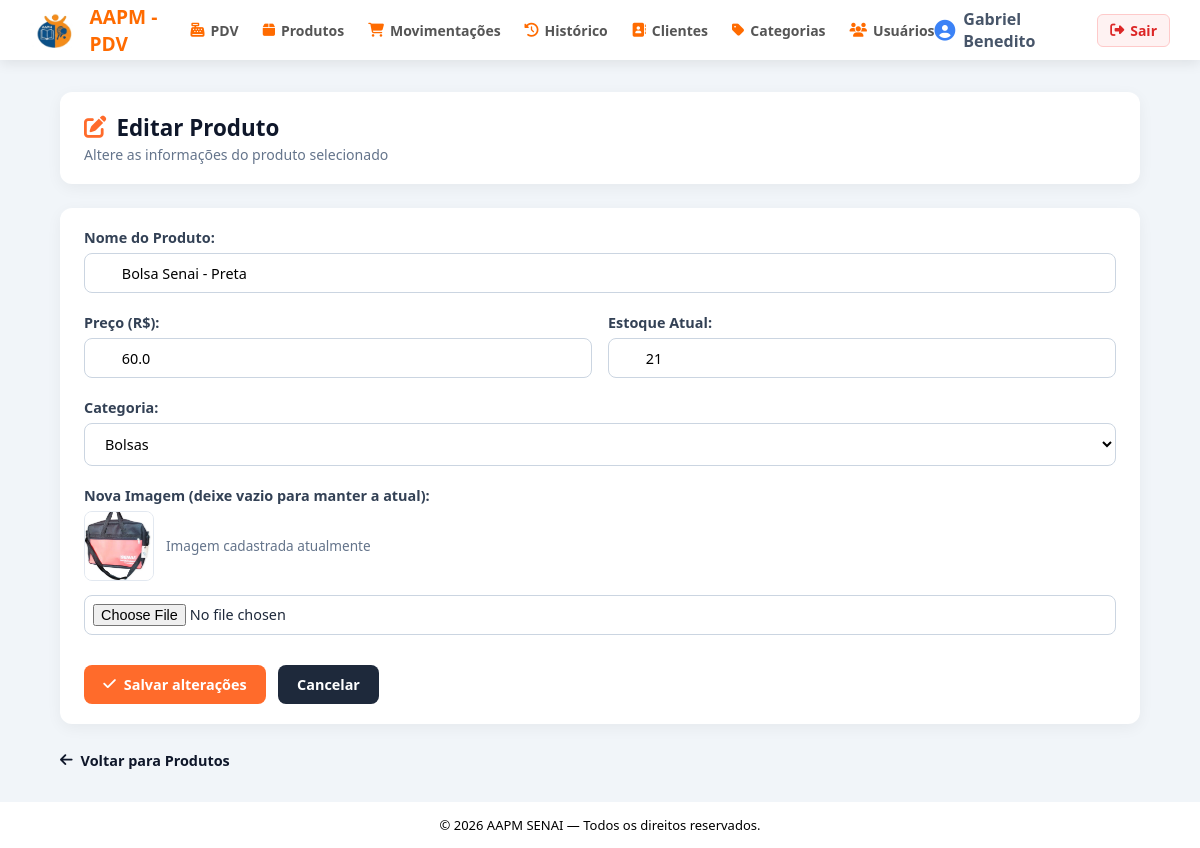
The page /produtos/9/editar (signed in) on the database as committed earlier.
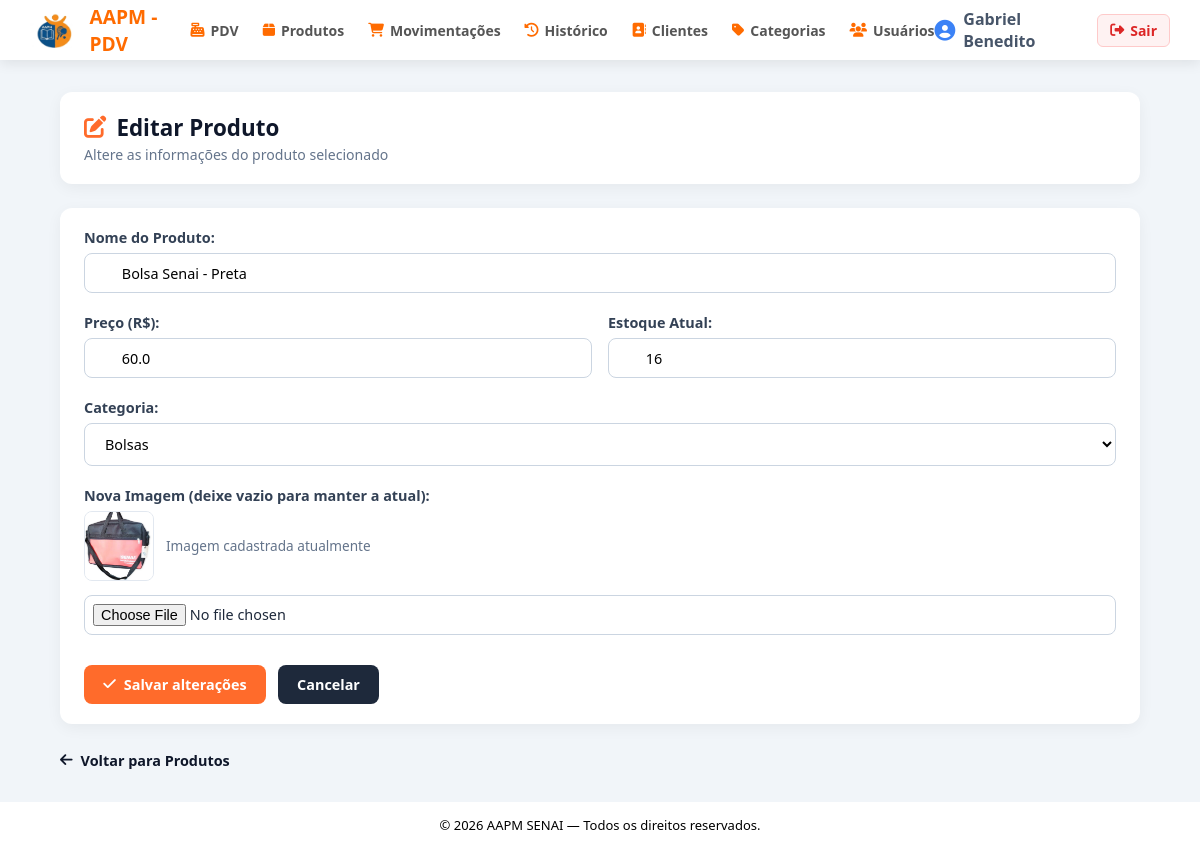
The same page on the database as committed later.
### app/models/produto.py (models this page shows, shortened)
class Produto(Base):
    __tablename__ = "produtos"
    id = Column(Integer, primary_key=True, autoincrement=True, index=True)
    nome = Column(String(150), nullable=False, index=True)
    preco = Column(Float, nullable=False, default=0.0)
    estoque_atual = Column(Integer, nullable=False, default=0)
    ativo = Column(Boolean, default=True)
    imagem_path = Column(String(255), nullable=True)
    categoria_id = Column(Integer, ForeignKey("categorias.id", ondelete="SET NULL"), nullable=True )
    categoria = relationship("Categoria", back_populates="produtos")

### app/controllers/produto_controller.py (the view)
@router.get("/{produto_id}/editar")
def form_editar_produto(
    produto_id: int,
    request: Request,
    db: Session = Depends(get_db),
    admin = Depends(get_admin)
):
    editando   = db.query(Produto).filter(Produto.id == produto_id).first()
    categorias = db.query(Categoria).filter(Categoria.ativo == True).all()
    if not editando:
        return RedirectResponse(url="/produtos", status_code=302)
    return templates.TemplateResponse(
        request,
        "produtos/editar.html",
        {
            "request":    request,
            "usuario":    admin,
            "editando":   editando,
            "categorias": categorias
        }
    )

### app/templates/produtos/editar.html (shortened to what this page needs)
{% extends "base.html" %}
{% block content %}
<div class="page-card header-card">
    <div class="title-group">
        <h2><i class="fa-solid fa-pen-to-square"></i> Editar Produto</h2>
        <p>Altere as informações do produto selecionado</p>
    </div>
</div>
<div class="page-card">
    {% include "produtos/form.html" %}
</div>
<div>
    <a href="/produtos" style="text-decoration: none; color: #0f172a; font-weight: 600; font-size: 0.9rem; display: inline-flex; align-items: center; gap: 8px;">
        <i class="fa-solid fa-arrow-left"></i> Voltar para Produtos
    </a>
</div>
{% endblock %}

### app/templates/produtos/form.html (shortened to what this page needs)
<form action="{{ '/produtos/' + editando.id|string + '/editar' if editando else '/produtos/novo' }}"
      method="post"
      enctype="multipart/form-data"
      style="display: flex; flex-direction: column; gap: 20px;">
    <div style="display: flex; flex-direction: column; gap: 6px;">
        <label style="font-weight: 600; color: #334155; font-size: 0.9rem;">Nome do Produto:</label>
        <input type="text"
               name="nome"
               class="input-control"
               placeholder="Ex: Camiseta Universitária"
               value="{{ editando.nome if editando else (valores.nome if valores else '') }}"
               required>
    </div>
    <div style="display: grid; grid-template-columns: 1fr 1fr; gap: 16px;">
        <div style="display: flex; flex-direction: column; gap: 6px;">
            <label style="font-weight: 600; color: #334155; font-size: 0.9rem;">Preço (R$):</label>
            <input type="number"
                   name="preco"
                   step="0.01"
                   min="0"
                   class="input-control"
                   placeholder="0,00"
                   value="{{ editando.preco if editando else (valores.preco if valores else '0.00') }}"
                   required>
        </div>
        <div style="display: flex; flex-direction: column; gap: 6px;">
            <label style="font-weight: 600; color: #334155; font-size: 0.9rem;">Estoque Atual:</label>
            <input type="number"
                   name="estoque_atual"
                   min="0"
                   class="input-control"
                   placeholder="0"
                   value="{{ editando.estoque_atual if editando else (valores.estoque_atual if valores else '0') }}"
                   required>
        </div>
    </div>
    <div style="display: flex; flex-direction: column; gap: 6px;">
        <label style="font-weight: 600; color: #334155; font-size: 0.9rem;">Categoria:</label>
        <select name="categoria_id" class="select-control" style="width: 100%;">
            {% for c in categorias %}
                <option value="{{ c.id }}"
                    {{ 'selected' if (editando and editando.categoria_id == c.id) or (valores and valores.categoria_id == c.id) else '' }}>
                    {{ c.nome }}
                </option>
            {% endfor %}
        </select>
    </div>
    <div style="display: flex; flex-direction: column; gap: 6px;">
        <label style="font-weight: 600; color: #334155; font-size: 0.9rem;">
            {{ "Nova Imagem (deixe vazio para manter a atual):" if editando else "Imagem do Produto:" }}
        </label>
        {% if editando and editando.imagem_path %}
            <div style="margin-bottom: 8px; display: flex; align-items: center; gap: 12px;">
                <img src="/static/{{ editando.imagem_path }}"
                     alt="{{ editando.nome }}"
                     style="width: 70px; height: 70px; border-radius: 8px; object-fit: cover; border: 1px solid #e2e8f0;">
                <span style="font-size: 0.85rem; color: #64748b;">Imagem cadastrada atualmente</span>
            </div>
        {% endif %}
        <input type="file"
               name="imagem"
               accept=".jpg,.jpeg,.png,.webp"
               class="input-control"
               style="padding: 8px;">
    </div>
    <div style="display: flex; align-items: center; gap: 12px; margin-top: 10px;">
        <button type="submit" class="btn-primary" style="cursor: pointer; border: none;">
            <i class="fa-solid fa-check"></i> {{ "Salvar alterações" if editando else "Criar produto" }}
        </button>
        <a href="/produtos" class="btn-secondary" style="text-decoration: none; display: inline-flex; align-items: center;">
            Cancelar
        </a>
    </div>
</form>

Rows that differ between the two databases and show on the page:
changed Produto "Bolsa Senai - Preta": estoque_atual "21" → "16"
